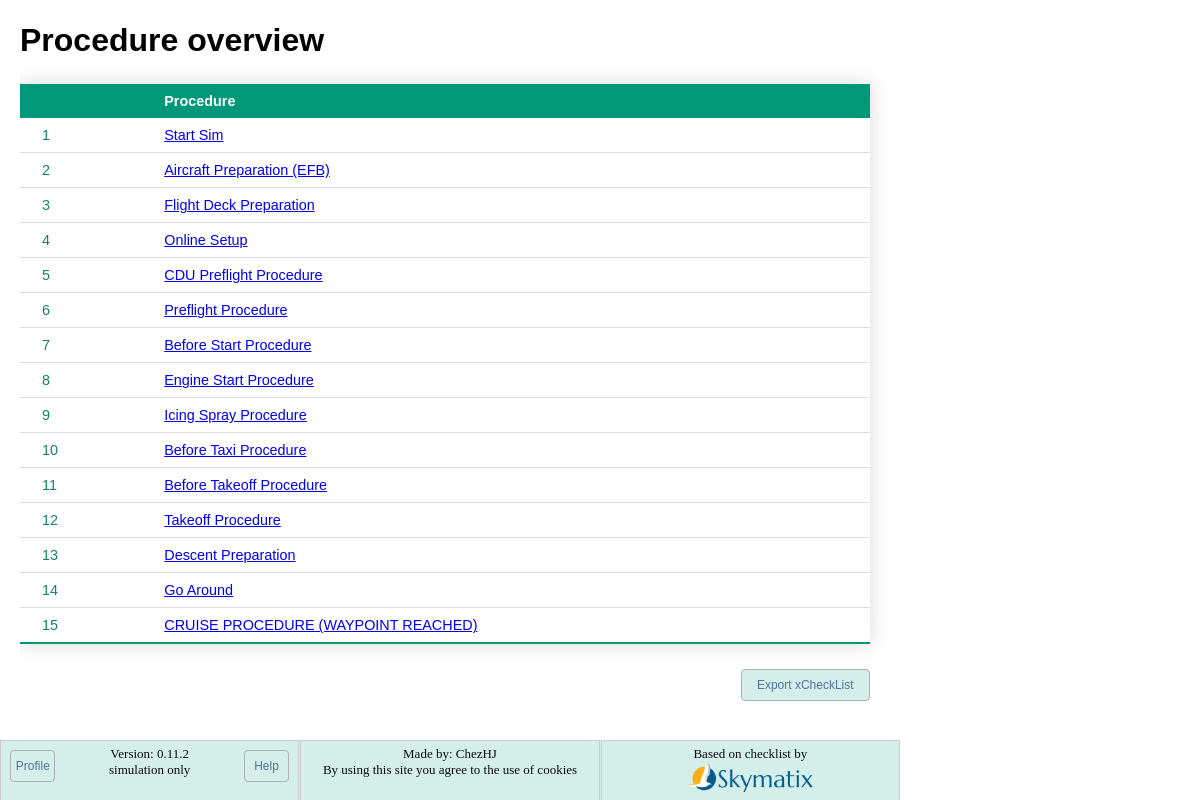
Page /procedures/ on the committed database.
### checklist/models.py (models this page shows, shortened)
class Procedure(models.Model):
    title = models.CharField(max_length=40)
    step = models.PositiveIntegerField()
    slug = models.SlugField(unique=True)
    show_expression = models.TextField(blank=True)
    auto_continue = models.BooleanField(default=False)
    def get_absolute_url(self):
        return reverse("checklist:detail", kwargs={"slug": self.slug})

### checklist/views.py (the view)
# urls.py: path("procedures/", views.IndexView.as_view(), name="index"),
class IndexView(generic.ListView):
    template_name = "checklist/index.html"
    context_object_name = "procedure_list"
    def get_queryset(self):
        return Procedure.objects.order_by("step")

### checklist/templatetags/environment_tags.py (called while the page is built)
@register.filter
def setting(key):
    return getattr(conf_settings, key, None)

### checklist/templates/checklist/index.html (shortened to what this page needs)
{% extends "checklist/base.html" %}
{% block content %}
    <h1 class="styled-text">Procedure overview</h1>
    {% if procedure_list %}
        <div class="table-div">
            <table id="Table1" class="styled-table">
                <thead>
                    <tr>
                        <th>&nbsp;</th>
                        <th>Procedure</th>
                    </tr>
                </thead>
                <tbody>
                    {% for proc in procedure_list %}
                        <tr>
                            <td>{{ forloop.counter }}</td>
                            <td>
                                <a href="{{ proc.get_absolute_url }} ">{{ proc.title }}</a>
                            </td>
                        </tr>
                    {% endfor %}
                </tbody>
            </table>
            <div class="btn-bar">
                <a class="btn btn-right" href=" {% url 'checklist:export' %} ">Export xCheckList</a>
            </div>
        </div>
    {% else %}
        <p>No items are available.</p>
    {% endif %}
{% endblock content %}

### checklist/static/checklist/style.css (style rules this page uses)
.styled-text { font-family: sans-serif; width: fit-content; }
.styled-table { border-collapse: collapse; margin: 25px 0; font-size: 0.9em; font-family: sans-serif; min-width: 850px; color: #14816b; box-shadow: 0 0 20px rgba(0, 0, 0, 0.15); }
.styled-table thead tr { background-color: #009879; color: #ffffff; text-align: left; }
.styled-table th, .styled-table td { padding: 9px 22px; }
.styled-table tbody tr { border-bottom: 1px solid #dddddd; }
.styled-table tbody tr:last-of-type { border-bottom: 2px solid #009879; }
.btn { font-family: sans-serif; text-align: center; font-size: 12px; color: #51739d; background-color: #d4eee9; border-radius: 4px; width: 15%; padding: 8px 0; border: 1px solid #afafaf; text-decoration: none; cursor: pointer; }
.btn-right { float: right; margin-left: auto; }
.body { height: 100%; width: 100%; min-width: 900px; margin: 0; overflow: auto; }
.btn-bar { height: 45px; max-width: 850px; }
.table-div { width: 100% }

### rows in the picture
Procedure: title "Start Sim"
Procedure: title "Aircraft Preparation (EFB)"
Procedure: title "Flight Deck Preparation"
Procedure: title "Online Setup"
Procedure: title "CDU Preflight Procedure"
Procedure: title "Preflight Procedure"
Procedure: title "Before Start Procedure"
Procedure: title "Engine Start Procedure"
Procedure: title "Icing Spray Procedure"
Procedure: title "Before Taxi Procedure"
Procedure: title "Before Takeoff Procedure"
Procedure: title "Takeoff Procedure"
Procedure: title "Descent Preparation"
Procedure: title "Go Around"
Procedure: title "CRUISE PROCEDURE (WAYPOINT REACHED)"

### other values in the picture
{{ 'VERSION'|setting }} "0.11.2"
